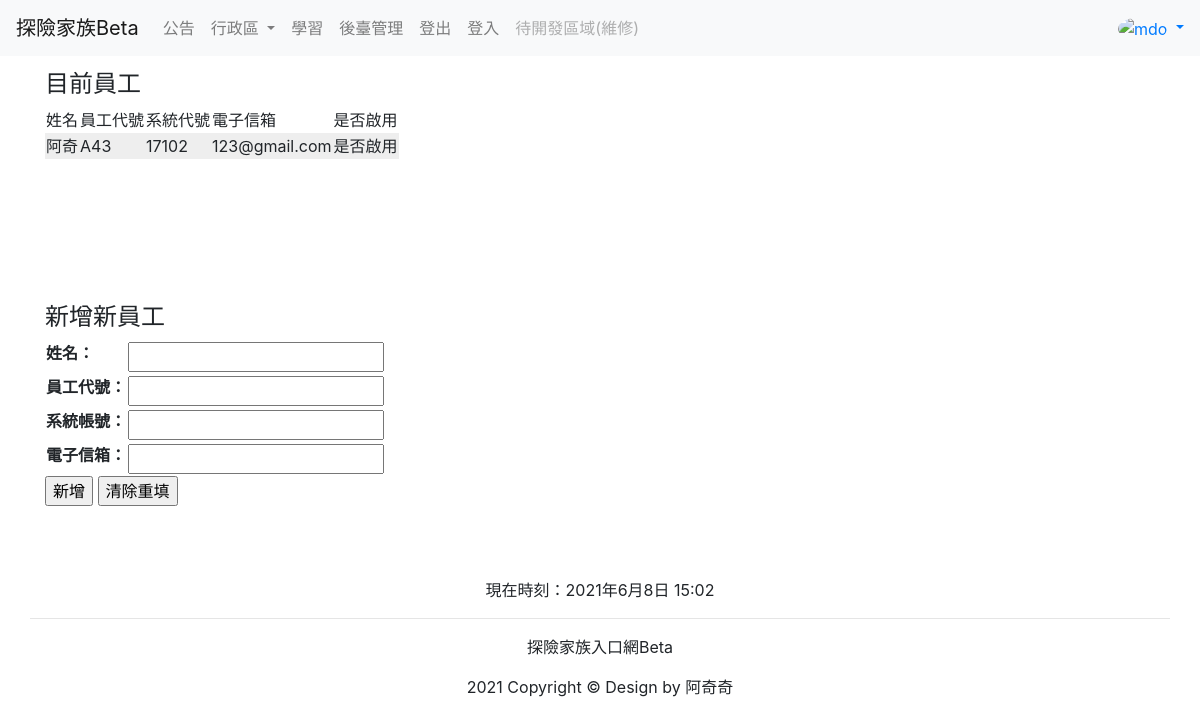
The app's page /creat_user/ with its own data.
### myweb/models.py (models this page shows, shortened)
class Staff(models.Model):
    staff_number = models.CharField(max_length=10, null=False)
    staff_name = models.CharField(max_length=10, null=False)
    staff_system_number = models.IntegerField()
    staff_email = models.EmailField()

### myweb/views.py (the view)
# urls.py: path('creat_user/', views.creat_user, name='creat-user-url'),
def creat_user(request):
    now = datetime.now()
    staff = Staff.objects.all()
    creat_user_form = forms.CreatStaffForm()
    if request.method == 'POST':
        creat_user_form = forms.CreatStaffForm(request.POST)
        if creat_user_form.is_valid():
            messages.add_message(request, messages.INFO, "新增成功")
            creat_user_form.save()
            return HttpResponseRedirect('/creat_user/')
        else:
            messages.add_message(request, messages.INFO, "資料有缺")
    else:
        creat_user_form = forms.CreatStaffForm()
    return render(request, 'creat_user.html', locals())

### myweb/forms.py
class CreatStaffForm(forms.ModelForm):
    class Meta:
        model = models.Staff
        fields = [
            'staff_name',
            'staff_number',
            'staff_system_number',
            'staff_email',
        ]
    def __init__(self, *args, **kwargs):
        super(CreatStaffForm, self).__init__(*args, **kwargs)
        self.fields['staff_name'].label = '姓名'
        self.fields['staff_number'].label = '員工代號'
        self.fields['staff_system_number'].label = '系統帳號'
        self.fields['staff_email'].label = '電子信箱'

### templates/creat_user.html (shortened to what this page needs)
{% extends 'base.html' %}
{% block content %}
    <h4>目前員工</h4>
    {% for s in staff %}
        {% if forloop.first %}
    <table>
        <tr><td>姓名</td><td>員工代號</td><td>系統代號</td><td>電子信箱</td><td>是否啟用</td></tr>
        {% endif %}
        <tr bgcolor="{% cycle '#eeeeee' '#cccccc' %}"><td>{{ s.staff_name }}</td><td>{{ s.staff_number }}</td><td>{{ s.staff_system_number }}</td><td>{{ s.staff_email }}</td><td>是否啟用</td></tr>
        {% if forloop.last %}
    </table>
        {% endif %}
    {% empty %}
        <h3>目前無單</h3>
    {% endfor %}
    <br>
    <br>
    <br>
    <br>
    <br>
    <br>
    <h4>新增新員工</h4>
    <form name="creat_user_from" action="." method="post">
        <table>
            {{ creat_user_form.as_table }}
        </table>
        <input type="submit" value="新增">
        <input type="reset" value="清除重填">
    </form>
    <br>
    <br>
    <br>
{% endblock %}

### records on screen
Staff: staff_name "阿奇", staff_number "A43", staff_system_number "17102", staff_email "123@gmail.com"
